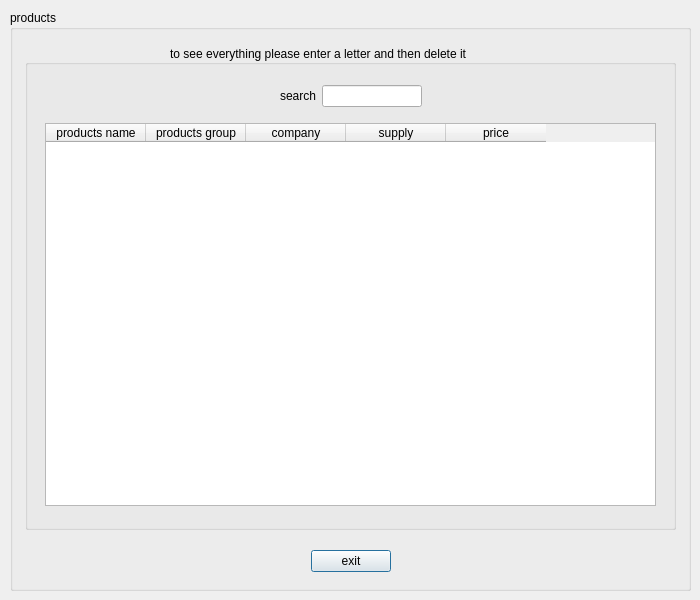
<?xml version="1.0" encoding="UTF-8"?>
<ui version="4.0">
 <class>asearchp</class>
 <widget class="QDialog" name="asearchp">
  <property name="geometry">
   <rect>
    <x>0</x>
    <y>0</y>
    <width>700</width>
    <height>600</height>
   </rect>
  </property>
  <property name="sizePolicy">
   <sizepolicy hsizetype="Fixed" vsizetype="Fixed">
    <horstretch>0</horstretch>
    <verstretch>0</verstretch>
   </sizepolicy>
  </property>
  <property name="maximumSize">
   <size>
    <width>700</width>
    <height>600</height>
   </size>
  </property>
  <property name="windowTitle">
   <string>Dialog</string>
  </property>
  <widget class="QGroupBox" name="groupBox">
   <property name="geometry">
    <rect>
     <x>10</x>
     <y>10</y>
     <width>681</width>
     <height>581</height>
    </rect>
   </property>
   <property name="sizePolicy">
    <sizepolicy hsizetype="Fixed" vsizetype="Fixed">
     <horstretch>0</horstretch>
     <verstretch>0</verstretch>
    </sizepolicy>
   </property>
   <property name="maximumSize">
    <size>
     <width>841</width>
     <height>631</height>
    </size>
   </property>
   <property name="title">
    <string>products</string>
   </property>
   <widget class="QWidget" name="back1" native="true">
    <property name="geometry">
     <rect>
      <x>0</x>
      <y>20</y>
      <width>681</width>
      <height>561</height>
     </rect>
    </property>
    <property name="sizePolicy">
     <sizepolicy hsizetype="Fixed" vsizetype="Fixed">
      <horstretch>0</horstretch>
      <verstretch>0</verstretch>
     </sizepolicy>
    </property>
    <property name="maximumSize">
     <size>
      <width>700</width>
      <height>600</height>
     </size>
    </property>
    <property name="styleSheet">
     <string notr="true">#back1
{
	border-image: url(:/new/prefix4/abstract.jpg);
}</string>
    </property>
    <layout class="QVBoxLayout" name="verticalLayout_5">
     <property name="leftMargin">
      <number>10</number>
     </property>
     <property name="topMargin">
      <number>10</number>
     </property>
     <property name="rightMargin">
      <number>10</number>
     </property>
     <property name="bottomMargin">
      <number>10</number>
     </property>
     <item>
      <layout class="QHBoxLayout" name="horizontalLayout_3">
       <property name="leftMargin">
        <number>5</number>
       </property>
       <property name="topMargin">
        <number>5</number>
       </property>
       <property name="rightMargin">
        <number>5</number>
       </property>
       <property name="bottomMargin">
        <number>5</number>
       </property>
       <item>
        <widget class="QGroupBox" name="groupBox_2">
         <property name="styleSheet">
          <string notr="true">color:black;</string>
         </property>
         <property name="title">
          <string>                                           to see everything please enter a letter and then delete it</string>
         </property>
         <widget class="QWidget" name="verticalLayoutWidget">
          <property name="geometry">
           <rect>
            <x>10</x>
            <y>30</y>
            <width>631</width>
            <height>441</height>
           </rect>
          </property>
          <layout class="QVBoxLayout" name="verticalLayout">
           <property name="leftMargin">
            <number>5</number>
           </property>
           <property name="topMargin">
            <number>5</number>
           </property>
           <property name="rightMargin">
            <number>5</number>
           </property>
           <property name="bottomMargin">
            <number>5</number>
           </property>
           <item>
            <layout class="QHBoxLayout" name="horizontalLayout">
             <property name="leftMargin">
              <number>5</number>
             </property>
             <property name="topMargin">
              <number>5</number>
             </property>
             <property name="rightMargin">
              <number>5</number>
             </property>
             <property name="bottomMargin">
              <number>5</number>
             </property>
             <item>
              <spacer name="horizontalSpacer_3">
               <property name="orientation">
                <enum>Qt::Horizontal</enum>
               </property>
               <property name="sizeHint" stdset="0">
                <size>
                 <width>40</width>
                 <height>20</height>
                </size>
               </property>
              </spacer>
             </item>
             <item>
              <widget class="QLabel" name="search">
               <property name="sizePolicy">
                <sizepolicy hsizetype="Fixed" vsizetype="Fixed">
                 <horstretch>0</horstretch>
                 <verstretch>0</verstretch>
                </sizepolicy>
               </property>
               <property name="maximumSize">
                <size>
                 <width>40</width>
                 <height>40</height>
                </size>
               </property>
               <property name="text">
                <string>search</string>
               </property>
              </widget>
             </item>
             <item>
              <widget class="QLineEdit" name="searchline">
               <property name="sizePolicy">
                <sizepolicy hsizetype="Expanding" vsizetype="Fixed">
                 <horstretch>0</horstretch>
                 <verstretch>0</verstretch>
                </sizepolicy>
               </property>
               <property name="maximumSize">
                <size>
                 <width>100</width>
                 <height>16777215</height>
                </size>
               </property>
              </widget>
             </item>
             <item>
              <spacer name="horizontalSpacer_4">
               <property name="orientation">
                <enum>Qt::Horizontal</enum>
               </property>
               <property name="sizeHint" stdset="0">
                <size>
                 <width>40</width>
                 <height>20</height>
                </size>
               </property>
              </spacer>
             </item>
            </layout>
           </item>
           <item>
            <layout class="QHBoxLayout" name="horizontalLayout_13">
             <property name="leftMargin">
              <number>5</number>
             </property>
             <property name="topMargin">
              <number>5</number>
             </property>
             <property name="rightMargin">
              <number>5</number>
             </property>
             <property name="bottomMargin">
              <number>5</number>
             </property>
             <item>
              <widget class="QTableWidget" name="show">
               <property name="styleSheet">
                <string notr="true">color:black;</string>
               </property>
               <column>
                <property name="text">
                 <string>products name</string>
                </property>
               </column>
               <column>
                <property name="text">
                 <string>products group</string>
                </property>
               </column>
               <column>
                <property name="text">
                 <string>company</string>
                </property>
               </column>
               <column>
                <property name="text">
                 <string>supply</string>
                </property>
               </column>
               <column>
                <property name="text">
                 <string>price</string>
                </property>
               </column>
              </widget>
             </item>
            </layout>
           </item>
          </layout>
         </widget>
        </widget>
       </item>
      </layout>
     </item>
     <item>
      <widget class="QWidget" name="horizontalWidget_3" native="true">
       <property name="sizePolicy">
        <sizepolicy hsizetype="Preferred" vsizetype="Fixed">
         <horstretch>0</horstretch>
         <verstretch>0</verstretch>
        </sizepolicy>
       </property>
       <layout class="QHBoxLayout" name="horizontalLayout_2">
        <item>
         <spacer name="horizontalSpacer">
          <property name="orientation">
           <enum>Qt::Horizontal</enum>
          </property>
          <property name="sizeHint" stdset="0">
           <size>
            <width>40</width>
            <height>20</height>
           </size>
          </property>
         </spacer>
        </item>
        <item>
         <widget class="QPushButton" name="cancel">
          <property name="text">
           <string>exit</string>
          </property>
         </widget>
        </item>
        <item>
         <spacer name="horizontalSpacer_2">
          <property name="orientation">
           <enum>Qt::Horizontal</enum>
          </property>
          <property name="sizeHint" stdset="0">
           <size>
            <width>40</width>
            <height>20</height>
           </size>
          </property>
         </spacer>
        </item>
       </layout>
      </widget>
     </item>
    </layout>
   </widget>
  </widget>
 </widget>
 <resources/>
 <connections/>
</ui>
